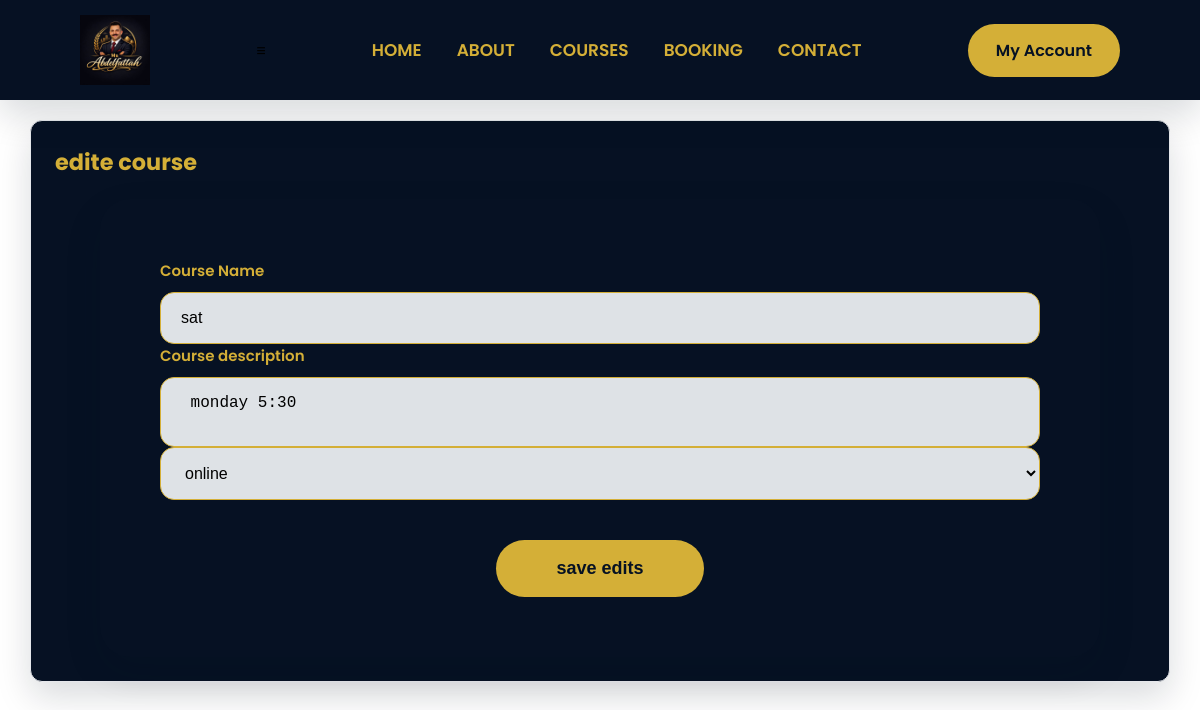
Before: /admin/edit-course/1 (signed in) with the older database file.
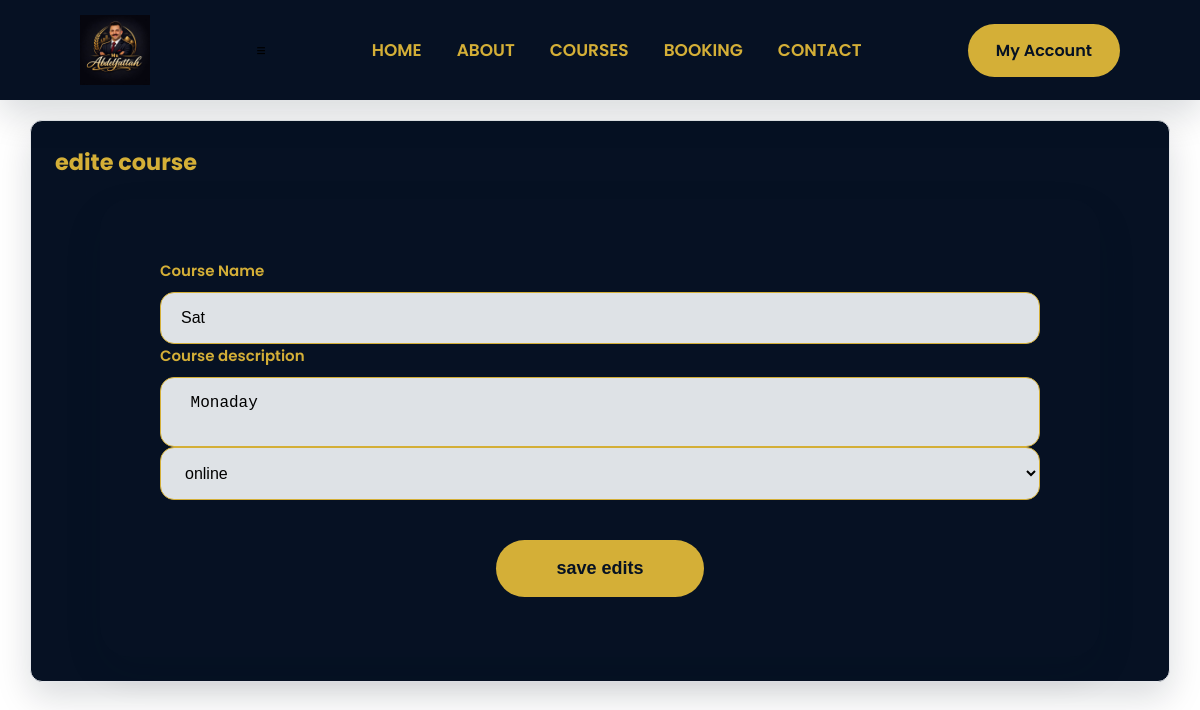
After: the same page with the newer database file.
### models/course.py (models this page shows)
class Course(db.Model):
    id = db.Column(db.Integer, primary_key=True)
    title = db.Column(db.String(150), nullable=False)
    description = db.Column(db.Text, nullable=False)
    course_type = db.Column(db.String(20), nullable=False)
    image = db.Column(db.String(255), nullable=True)
    is_active = db.Column(db.Boolean, default=True)

### routes/admin.py (the view, shortened to what this page needs)
@admin.route("/admin/edit-course/<int:course_id>", methods=["GET", "POST"])
@login_required
@admin_required
def edit_course( course_id ):
    course = Course.query.get_or_404(course_id)
    return render_template("admin/edit-course.html", course=course, name="Edit Course")

### file.py (called while the page is built)
@login_manager.user_loader
def load_user(user_id):
    return db.session.get(User, int(user_id))

### templates/admin/edit-course.html (shortened to what this page needs)
{% extends "base.html"%}
{%block body%}
<div class="admin-container">
    <div class="card-admin">
        <div class="card-header">
            <h2 class="card-title">edite course</h2>
        </div>
        <div class="booking-form">
            <form method="post" class="admin-form">
               <div class="input-box">
                   <label class="form-label">Course Name</label>
                   <input
                    type="text"
                    name="title"
                    value="{{course.title}}"
                     required
                    >
               </div>
               <div class="input-box">
                   <label class="form-label">Course description</label>
                  <textarea
                   name="description"
                   required
                  > {{course.description}}</textarea>
               </div>
               <div class="input-box">
                <select name="course_type" id="course_type" required>
                   <option value="online" {% if course.course_type =="online" %} selected {% endif %}>
                      online
                   </option>
                </select>
               </div>
               <div class="submit-btn">
                 <button type="submit">
                 save edits
                </button>
               </div>
            </form>
        </div>
    </div>
</div>
{%endblock%}

Changed rows visible on the page:
changed Course "online": title "sat" → "Sat"; description "monday 5:30" → "Monaday"
